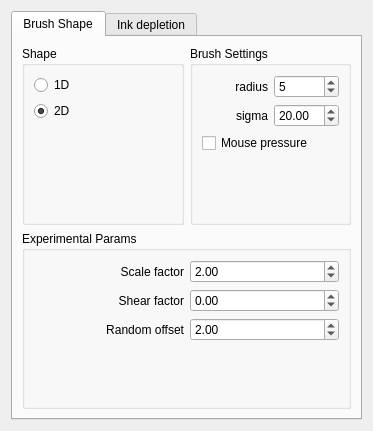
<?xml version="1.0" encoding="UTF-8"?>
<ui version="4.0">
 <class>WdgHairyeOptions</class>
 <widget class="QWidget" name="WdgHairyeOptions">
  <property name="geometry">
   <rect>
    <x>0</x>
    <y>0</y>
    <width>373</width>
    <height>431</height>
   </rect>
  </property>
  <property name="sizePolicy">
   <sizepolicy hsizetype="Preferred" vsizetype="Preferred">
    <horstretch>0</horstretch>
    <verstretch>0</verstretch>
   </sizepolicy>
  </property>
  <property name="minimumSize">
   <size>
    <width>0</width>
    <height>0</height>
   </size>
  </property>
  <layout class="QGridLayout" name="gridLayout_6">
   <item row="0" column="0">
    <widget class="QTabWidget" name="hairyTab">
     <property name="currentIndex">
      <number>0</number>
     </property>
     <widget class="QWidget" name="brushTab">
      <attribute name="title">
       <string>Brush Shape</string>
      </attribute>
      <layout class="QGridLayout" name="gridLayout_8">
       <item row="0" column="0">
        <layout class="QVBoxLayout" name="verticalLayout_2">
         <item>
          <layout class="QHBoxLayout" name="horizontalLayout">
           <item>
            <widget class="QGroupBox" name="shapeGroup">
             <property name="title">
              <string>Shape</string>
             </property>
             <layout class="QGridLayout" name="gridLayout_5">
              <item row="0" column="0">
               <widget class="QRadioButton" name="oneDimBrushBtn">
                <property name="text">
                 <string>1D</string>
                </property>
                <property name="checked">
                 <bool>false</bool>
                </property>
               </widget>
              </item>
              <item row="1" column="0">
               <widget class="QRadioButton" name="twoDimBrushBtn">
                <property name="text">
                 <string>2D</string>
                </property>
                <property name="checked">
                 <bool>true</bool>
                </property>
               </widget>
              </item>
              <item row="2" column="0">
               <spacer name="verticalSpacer_2">
                <property name="orientation">
                 <enum>Qt::Vertical</enum>
                </property>
                <property name="sizeHint" stdset="0">
                 <size>
                  <width>20</width>
                  <height>40</height>
                 </size>
                </property>
               </spacer>
              </item>
             </layout>
            </widget>
           </item>
           <item>
            <widget class="QGroupBox" name="brushGroup">
             <property name="sizePolicy">
              <sizepolicy hsizetype="Minimum" vsizetype="Minimum">
               <horstretch>0</horstretch>
               <verstretch>0</verstretch>
              </sizepolicy>
             </property>
             <property name="minimumSize">
              <size>
               <width>0</width>
               <height>165</height>
              </size>
             </property>
             <property name="title">
              <string>Brush Settings</string>
             </property>
             <layout class="QGridLayout" name="gridLayout_4">
              <item row="4" column="0">
               <spacer name="verticalSpacer_4">
                <property name="orientation">
                 <enum>Qt::Vertical</enum>
                </property>
                <property name="sizeHint" stdset="0">
                 <size>
                  <width>20</width>
                  <height>40</height>
                 </size>
                </property>
               </spacer>
              </item>
              <item row="0" column="1">
               <widget class="QSpinBox" name="radiusSpinBox">
                <property name="value">
                 <number>5</number>
                </property>
               </widget>
              </item>
              <item row="2" column="1">
               <widget class="QDoubleSpinBox" name="sigmaSpinBox">
                <property name="value">
                 <double>20.000000000000000</double>
                </property>
               </widget>
              </item>
              <item row="3" column="0" colspan="2">
               <widget class="QCheckBox" name="mousePressureCBox">
                <property name="text">
                 <string>Mouse pressure</string>
                </property>
                <property name="checked">
                 <bool>false</bool>
                </property>
               </widget>
              </item>
              <item row="0" column="0">
               <widget class="QLabel" name="radiusLabel">
                <property name="text">
                 <string>radius</string>
                </property>
                <property name="alignment">
                 <set>Qt::AlignRight|Qt::AlignTrailing|Qt::AlignVCenter</set>
                </property>
               </widget>
              </item>
              <item row="2" column="0">
               <widget class="QLabel" name="sigmaLabel">
                <property name="text">
                 <string>sigma</string>
                </property>
                <property name="alignment">
                 <set>Qt::AlignRight|Qt::AlignTrailing|Qt::AlignVCenter</set>
                </property>
               </widget>
              </item>
             </layout>
            </widget>
           </item>
          </layout>
         </item>
         <item>
          <widget class="QGroupBox" name="movementGroup">
           <property name="sizePolicy">
            <sizepolicy hsizetype="Minimum" vsizetype="Minimum">
             <horstretch>0</horstretch>
             <verstretch>0</verstretch>
            </sizepolicy>
           </property>
           <property name="title">
            <string>Experimental Params</string>
           </property>
           <layout class="QGridLayout" name="gridLayout_3">
            <item row="3" column="1">
             <spacer name="verticalSpacer_3">
              <property name="orientation">
               <enum>Qt::Vertical</enum>
              </property>
              <property name="sizeHint" stdset="0">
               <size>
                <width>20</width>
                <height>40</height>
               </size>
              </property>
             </spacer>
            </item>
            <item row="0" column="0">
             <widget class="QLabel" name="label">
              <property name="text">
               <string>Scale factor</string>
              </property>
              <property name="alignment">
               <set>Qt::AlignRight|Qt::AlignTrailing|Qt::AlignVCenter</set>
              </property>
             </widget>
            </item>
            <item row="0" column="1">
             <widget class="QDoubleSpinBox" name="scaleBox">
              <property name="minimum">
               <double>-99.000000000000000</double>
              </property>
              <property name="value">
               <double>2.000000000000000</double>
              </property>
             </widget>
            </item>
            <item row="1" column="0">
             <widget class="QLabel" name="label_2">
              <property name="text">
               <string>Shear factor</string>
              </property>
              <property name="alignment">
               <set>Qt::AlignRight|Qt::AlignTrailing|Qt::AlignVCenter</set>
              </property>
             </widget>
            </item>
            <item row="1" column="1">
             <widget class="QDoubleSpinBox" name="shearBox">
              <property name="minimum">
               <double>-99.000000000000000</double>
              </property>
              <property name="value">
               <double>0.000000000000000</double>
              </property>
             </widget>
            </item>
            <item row="2" column="0">
             <widget class="QLabel" name="label_3">
              <property name="text">
               <string>Random offset</string>
              </property>
              <property name="alignment">
               <set>Qt::AlignRight|Qt::AlignTrailing|Qt::AlignVCenter</set>
              </property>
             </widget>
            </item>
            <item row="2" column="1">
             <widget class="QDoubleSpinBox" name="rndBox">
              <property name="minimum">
               <double>-99.000000000000000</double>
              </property>
              <property name="maximum">
               <double>999.990000000000009</double>
              </property>
              <property name="value">
               <double>2.000000000000000</double>
              </property>
             </widget>
            </item>
           </layout>
          </widget>
         </item>
        </layout>
       </item>
      </layout>
     </widget>
     <widget class="QWidget" name="inkTab">
      <attribute name="title">
       <string>Ink depletion</string>
      </attribute>
      <layout class="QGridLayout" name="gridLayout_7">
       <item row="0" column="0">
        <widget class="QGroupBox" name="groupBox_2">
         <property name="title">
          <string>Ink</string>
         </property>
         <layout class="QGridLayout" name="gridLayout_2">
          <item row="0" column="0">
           <layout class="QHBoxLayout" name="horizontalLayout_6">
            <item>
             <widget class="QLabel" name="inkLabel">
              <property name="text">
               <string>Ink Amount</string>
              </property>
              <property name="alignment">
               <set>Qt::AlignRight|Qt::AlignTrailing|Qt::AlignVCenter</set>
              </property>
             </widget>
            </item>
            <item>
             <widget class="QSpinBox" name="inkAmountSpinBox">
              <property name="maximum">
               <number>10000</number>
              </property>
              <property name="value">
               <number>1024</number>
              </property>
             </widget>
            </item>
           </layout>
          </item>
          <item row="1" column="0">
           <layout class="QHBoxLayout" name="horizontalLayout_2">
            <item>
             <widget class="QCheckBox" name="opacityCBox">
              <property name="text">
               <string>Opacity</string>
              </property>
              <property name="checked">
               <bool>true</bool>
              </property>
             </widget>
            </item>
            <item>
             <widget class="QCheckBox" name="saturationCBox">
              <property name="enabled">
               <bool>true</bool>
              </property>
              <property name="text">
               <string>Saturation</string>
              </property>
              <property name="checked">
               <bool>false</bool>
              </property>
             </widget>
            </item>
           </layout>
          </item>
         </layout>
        </widget>
       </item>
       <item row="1" column="0">
        <widget class="QGroupBox" name="groupBox">
         <property name="minimumSize">
          <size>
           <width>0</width>
           <height>130</height>
          </size>
         </property>
         <property name="title">
          <string>Ink Depletion Curve</string>
         </property>
         <layout class="QVBoxLayout" name="verticalLayout_3">
          <item>
           <widget class="KisCurveWidget" name="inkCurve"/>
          </item>
         </layout>
        </widget>
       </item>
       <item row="2" column="0">
        <widget class="QGroupBox" name="weightGroup">
         <property name="title">
          <string>Saturation Weights</string>
         </property>
         <layout class="QGridLayout" name="gridLayout">
          <item row="0" column="1">
           <widget class="QSlider" name="pressureSlider">
            <property name="sizePolicy">
             <sizepolicy hsizetype="Expanding" vsizetype="Expanding">
              <horstretch>0</horstretch>
              <verstretch>0</verstretch>
             </sizepolicy>
            </property>
            <property name="toolTip">
             <string>pressure weight</string>
            </property>
            <property name="minimum">
             <number>0</number>
            </property>
            <property name="maximum">
             <number>100</number>
            </property>
            <property name="value">
             <number>50</number>
            </property>
            <property name="orientation">
             <enum>Qt::Vertical</enum>
            </property>
            <property name="tickPosition">
             <enum>QSlider::TicksBelow</enum>
            </property>
           </widget>
          </item>
          <item row="0" column="4">
           <widget class="QSlider" name="inkDepletionSlider">
            <property name="sizePolicy">
             <sizepolicy hsizetype="Expanding" vsizetype="Expanding">
              <horstretch>0</horstretch>
              <verstretch>0</verstretch>
             </sizepolicy>
            </property>
            <property name="toolTip">
             <string>Ink depletion curve weight</string>
            </property>
            <property name="minimum">
             <number>0</number>
            </property>
            <property name="maximum">
             <number>100</number>
            </property>
            <property name="value">
             <number>50</number>
            </property>
            <property name="orientation">
             <enum>Qt::Vertical</enum>
            </property>
            <property name="tickPosition">
             <enum>QSlider::TicksBelow</enum>
            </property>
           </widget>
          </item>
          <item row="0" column="2">
           <widget class="QSlider" name="bristleLengthSlider">
            <property name="sizePolicy">
             <sizepolicy hsizetype="Expanding" vsizetype="Expanding">
              <horstretch>0</horstretch>
              <verstretch>0</verstretch>
             </sizepolicy>
            </property>
            <property name="toolTip">
             <string>bristle length weight</string>
            </property>
            <property name="minimum">
             <number>0</number>
            </property>
            <property name="maximum">
             <number>100</number>
            </property>
            <property name="value">
             <number>50</number>
            </property>
            <property name="orientation">
             <enum>Qt::Vertical</enum>
            </property>
            <property name="tickPosition">
             <enum>QSlider::TicksBelow</enum>
            </property>
           </widget>
          </item>
          <item row="0" column="3">
           <widget class="QSlider" name="bristleInkAmountSlider">
            <property name="sizePolicy">
             <sizepolicy hsizetype="Expanding" vsizetype="Expanding">
              <horstretch>0</horstretch>
              <verstretch>0</verstretch>
             </sizepolicy>
            </property>
            <property name="toolTip">
             <string>Bristle ink amount weight</string>
            </property>
            <property name="minimum">
             <number>0</number>
            </property>
            <property name="maximum">
             <number>100</number>
            </property>
            <property name="value">
             <number>50</number>
            </property>
            <property name="orientation">
             <enum>Qt::Vertical</enum>
            </property>
            <property name="tickPosition">
             <enum>QSlider::TicksBelow</enum>
            </property>
           </widget>
          </item>
          <item row="0" column="0">
           <widget class="QCheckBox" name="weightSaturationCBox">
            <property name="text">
             <string>weighted saturation</string>
            </property>
           </widget>
          </item>
         </layout>
        </widget>
       </item>
      </layout>
     </widget>
    </widget>
   </item>
  </layout>
 </widget>
 <customwidgets>
  <customwidget>
   <class>KisCurveWidget</class>
   <extends>QWidget</extends>
   <header>widgets/kis_curve_widget.h</header>
   <container>1</container>
  </customwidget>
 </customwidgets>
 <resources/>
 <connections/>
</ui>
